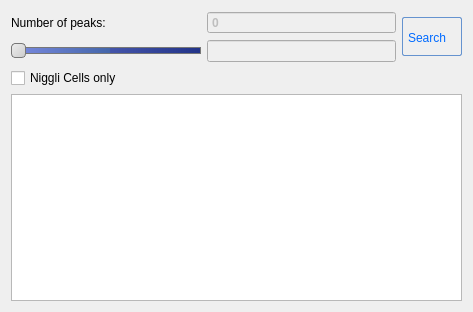
<?xml version="1.0" encoding="UTF-8"?>
<ui version="4.0">
 <class>DialogFindUnitCell</class>
 <widget class="QDialog" name="DialogFindUnitCell">
  <property name="geometry">
   <rect>
    <x>0</x>
    <y>0</y>
    <width>473</width>
    <height>312</height>
   </rect>
  </property>
  <property name="windowTitle">
   <string>Find Unit Cell</string>
  </property>
  <property name="styleSheet">
   <string notr="true"/>
  </property>
  <layout class="QGridLayout" name="gridLayout_2">
   <item row="0" column="0">
    <layout class="QGridLayout" name="gridLayout">
     <item row="0" column="0">
      <layout class="QVBoxLayout" name="verticalLayout">
       <item>
        <layout class="QHBoxLayout" name="horizontalLayout_2">
         <item>
          <widget class="QLabel" name="label">
           <property name="text">
            <string>Number of peaks:</string>
           </property>
          </widget>
         </item>
         <item>
          <widget class="QSpinBox" name="spinBox_NumberOfPeaks">
           <property name="enabled">
            <bool>false</bool>
           </property>
           <property name="font">
            <font>
             <weight>75</weight>
             <bold>true</bold>
            </font>
           </property>
           <property name="buttonSymbols">
            <enum>QAbstractSpinBox::NoButtons</enum>
           </property>
           <property name="maximum">
            <number>10000</number>
           </property>
          </widget>
         </item>
        </layout>
       </item>
       <item>
        <layout class="QHBoxLayout" name="horizontalLayout">
         <item>
          <widget class="QSlider" name="horizontalSlider_NumberOfPeaks">
           <property name="styleSheet">
            <string notr="true">QSlider::groove:vertical
{
border: 1px solid #bbb;
background: white;
width: 10px;
border-radius: 4px;
}

QSlider::sub-page:horizontal
{
background: QLinearGradient( x1: 0, y1: 0, x2: 1, y2: 0, stop: 0 #ddd, stop: 0.4999 #eee, stop: 0.5 #fff, stop: 1 #eee );
border: 1px solid #777;
width: 10px;
border-radius: 4px;
}

QSlider::add-page:horizontal {
background: QLinearGradient( x1: 0, y1: 0, x2: 1, y2: 0, stop: 0 #78d, stop: 0.4999 #46a, stop: 0.5 #45a, stop: 1 #238 );

border: 1px solid #777;
width: 10px;
border-radius: 4px;
}

QSlider::handle:horizontal {
background: qlineargradient(x1:0, y1:0, x2:1, y2:1, stop:0 #eee, stop:1 #ccc);
border: 1px solid #777;
height: 13px;
margin-top: -2px;
margin-bottom: -2px;
border-radius: 4px;
}

QSlider::handle:horizontal:hover {
background: qlineargradient(x1:0, y1:0, x2:1, y2:1, stop:0 #fff, stop:1 #ddd);
border: 1px solid #444;
border-radius: 4px;
}

QSlider::sub-page:horizontal:disabled {
background: #bbb;
border-color: #999;
}

QSlider::add-page:horizontal:disabled {
background: #eee;
border-color: #999;
}

QSlider::handle:horizontal:disabled {
background: #eee;
border: 1px solid #aaa;
border-radius: 4px;
}</string>
           </property>
           <property name="maximum">
            <number>200000</number>
           </property>
           <property name="orientation">
            <enum>Qt::Horizontal</enum>
           </property>
          </widget>
         </item>
         <item>
          <widget class="QLineEdit" name="lineEdit_IOverSigmaI">
           <property name="enabled">
            <bool>false</bool>
           </property>
           <property name="font">
            <font>
             <weight>75</weight>
             <bold>true</bold>
            </font>
           </property>
          </widget>
         </item>
        </layout>
       </item>
      </layout>
     </item>
     <item row="0" column="1">
      <widget class="QPushButton" name="pushButton_SearchUnitCells">
       <property name="toolTip">
        <string>&lt;html&gt;&lt;head/&gt;&lt;body&gt;&lt;p&gt;Automatic search of Unit Cells&lt;/p&gt;&lt;/body&gt;&lt;/html&gt;</string>
       </property>
       <property name="styleSheet">
        <string notr="true">QPushButton:hover{
        background: qlineargradient(x1 : 0, y1 : 0, x2 : 0, y2 :   1, stop :   0.0 #ffd9aa,
                stop :   0.5 #ffbb6e, stop :   0.55 #feae42, stop :   1.0 #fedb74);
}

QPushButton {
        border: 1px solid #6593cf;
        border-radius: 2px;
        padding: 5px 15px 2px 5px;
        background: qlineargradient(x1 : 0, y1 : 0, x2 : 0, y2 :   1, stop :   0.0 #f5f9ff,
                stop :   0.5 #c7dfff, stop :   0.55 #afd2ff, stop :   1.0 #c0dbff);
        color: #006aff;
        font: bold large &quot;Arial&quot;;
        height: 30px;
}




QPushButton:pressed {
        background: qlineargradient(x1 : 0, y1 : 0, x2 : 0, y2 :   1, stop :   0.0 #c0dbff,
        stop :   0.5 #cfd26f, stop :   0.55 #c7df6f, stop :   1.0 #f5f9ff);
        padding-top: 2px;
        padding-left: 3px;

}


QPushButton:on {
        background: qlineargradient(x1 : 0, y1 : 0, x2 : 0, y2 :   1, stop :   0.0 #5AA72D,
        stop :   0.5 #B3E296, stop :   0.55 #B3E296, stop :   1.0 #f5f9ff);
        padding-top: 2px;
        padding-left: 3px;
}

QPushButton:disabled {
        background: transparent #e5e9ee;
        padding-top: 2px;        
        padding-left: 3px;
        color: black;
}</string>
       </property>
       <property name="text">
        <string>Search</string>
       </property>
      </widget>
     </item>
    </layout>
   </item>
   <item row="4" column="0">
    <widget class="QTableView" name="tableView"/>
   </item>
   <item row="2" column="0">
    <widget class="QCheckBox" name="checkBox_NiggliOnly">
     <property name="text">
      <string>Niggli Cells only</string>
     </property>
    </widget>
   </item>
  </layout>
 </widget>
 <resources/>
 <connections>
  <connection>
   <sender>horizontalSlider_NumberOfPeaks</sender>
   <signal>valueChanged(int)</signal>
   <receiver>spinBox_NumberOfPeaks</receiver>
   <slot>setValue(int)</slot>
   <hints>
    <hint type="sourcelabel">
     <x>88</x>
     <y>53</y>
    </hint>
    <hint type="destinationlabel">
     <x>169</x>
     <y>49</y>
    </hint>
   </hints>
  </connection>
 </connections>
</ui>
